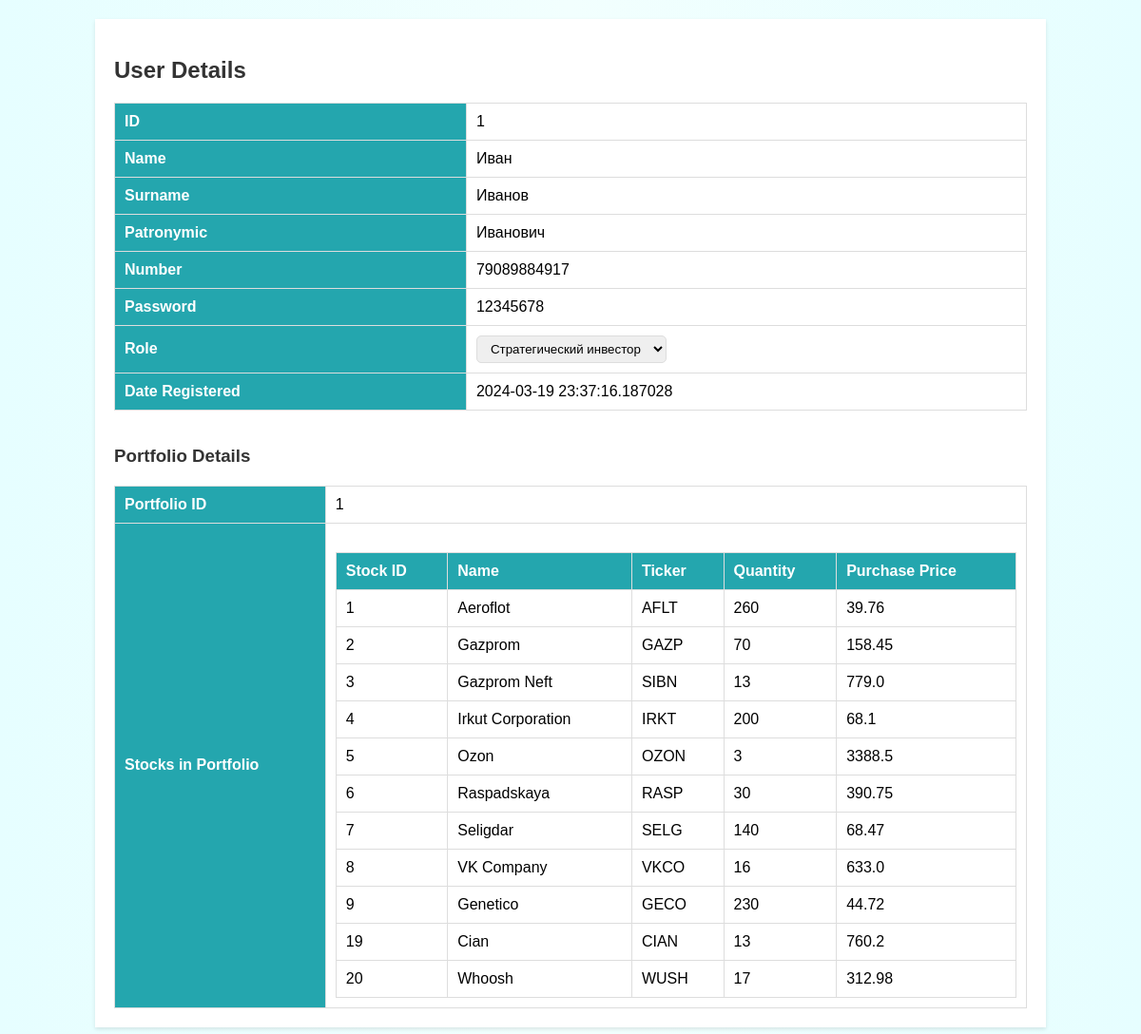
Page /admin/user/1 on the earlier database version.
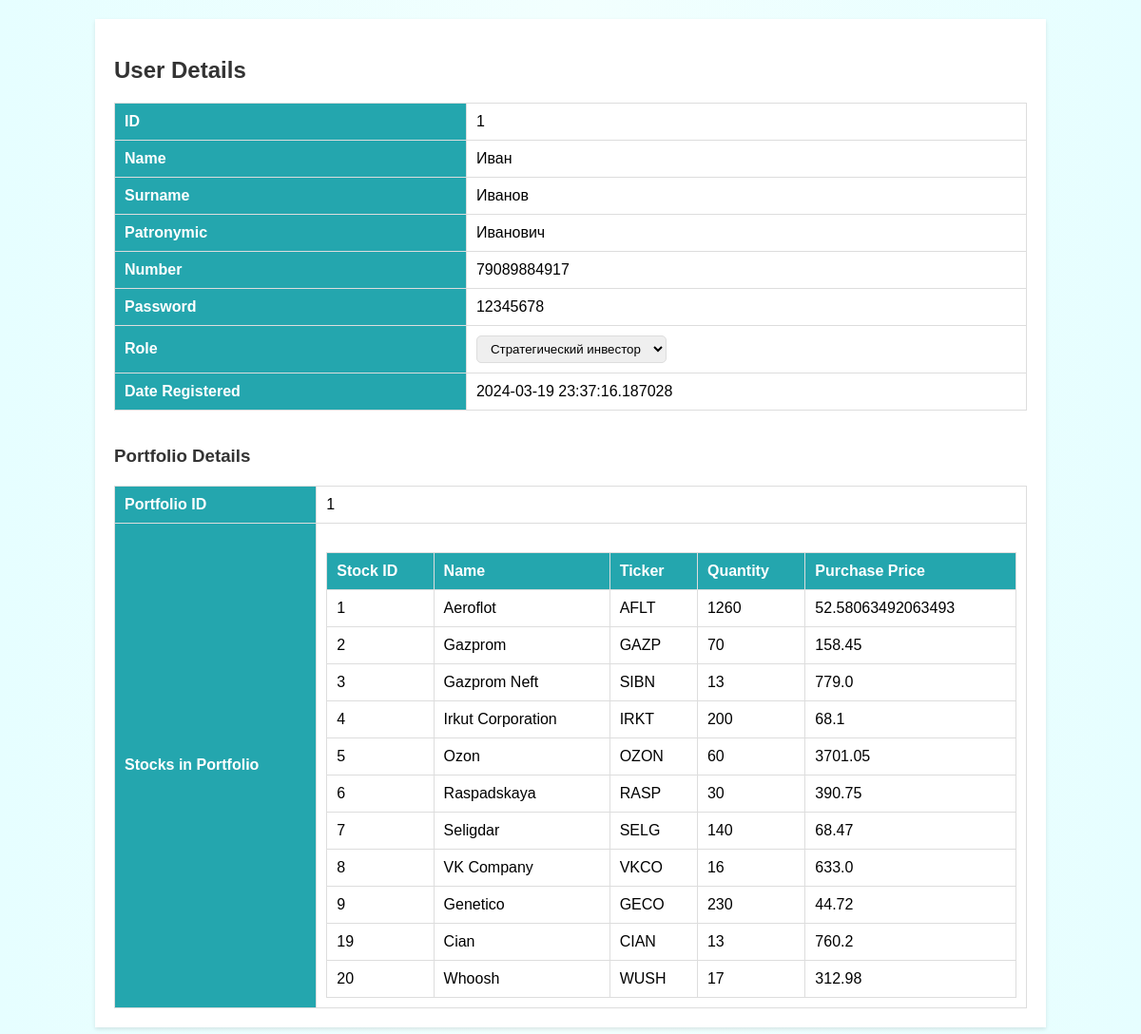
Same page on the later database version.
### models.py (models this page shows)
class User(db.Model):
    __tablename__ = 'users'
    id = db.Column(db.Integer, primary_key=True)
    name = db.Column(db.String(30), nullable=False)
    surname = db.Column(db.String(30), nullable=False)
    patronymic = db.Column(db.String(30), nullable=False)
    num = db.Column(db.String(11), nullable=False)
    password = db.Column(db.String(20), nullable=False)
    role = db.Column(db.String(50), nullable=False, default="Investor")
    date_registered = db.Column(db.DateTime, default=datetime.now())
    portfolio = db.relationship('InvestorPortfolio', backref='user', uselist=False, lazy=True, cascade="all, delete-orphan")
    managed_funds = db.relationship('InvestmentFund', backref='manager', lazy=True, cascade="all, delete-orphan")
    investments = db.relationship('Investment', backref='investor', lazy=True, cascade="all, delete-orphan")
    published_news = db.relationship('MarketNews', backref='publisher', lazy=True, cascade="all, delete-orphan")
    forecasts = db.relationship('Forecast', backref='creator', lazy=True, cascade="all, delete-orphan")
    created_strategies = db.relationship('Strategy', backref='author', lazy=True, cascade="all, delete-orphan")
    subscriptions = db.relationship('Subscription', backref='subscriber', lazy=True, cascade="all, delete-orphan")

class InvestorPortfolio(db.Model):
    __tablename__ = 'investor_portfolios'
    id = db.Column(db.Integer, db.ForeignKey('users.id'), primary_key=True)
    free_funds = db.Column(db.Float, nullable=False, default=1000.0)  # Свободные средства для инвестирования (подарочные 1000)
    stocks = db.relationship('Stock', backref='portfolio', lazy='dynamic')

class Stock(db.Model):
    __tablename__ = 'stocks'
    id = db.Column(db.Integer, primary_key=True)
    name = db.Column(db.String(100), nullable=False)
    tiker = db.Column(db.String(10), nullable=False)
    quantity = db.Column(db.Integer, nullable=False)
    purchase_price = db.Column(db.Float, nullable=False)
    portfolio_id = db.Column(db.Integer, db.ForeignKey('investor_portfolios.id'))

### admin.py (the view)
@admin_bp.route('/user/<int:user_id>')
def user_details(user_id):
    user = User.query.get_or_404(user_id)
    stocks = []
    if user.portfolio:
        stocks = user.portfolio.stocks.all()
    return render_template('user_details.html', user=user, stocks=stocks)

### templates/user_details.html (shortened to what this page needs)
<!DOCTYPE html>
<html lang="en">
<head>
</head>
<body>
<div class="wrapper">
    <h2>User Details</h2>
    <table>
        <tr>
            <th>ID</th>
            <td>{{ user.id }}</td>
        </tr>
        <tr>
            <th>Name</th>
            <td>{{ user.name }}</td>
        </tr>
        <tr>
            <th>Surname</th>
            <td>{{ user.surname }}</td>
        </tr>
        <tr>
            <th>Patronymic</th>
            <td>{{ user.patronymic }}</td>
        </tr>
        <tr>
            <th>Number</th>
            <td>{{ user.num }}</td>
        </tr>
        <tr>
            <th>Password</th>
            <td>{{ user.password }}</td>
        </tr>
        <tr>
            <th>Role</th>
            <td>
                <select name="role" id="role" onchange="updateUserRole({{ user.id }})">
                    <option value="Стратегический инвестор" {% if user.role == "Strategic_Investor" %}selected{% endif %}>Стратегический инвестор</option>
                </select>
            </td>
        </tr>
        <tr>
            <th>Date Registered</th>
            <td>{{ user.date_registered }}</td>
        </tr>
    </table>
    <br>
    <h3>Portfolio Details</h3>
    {% if user.portfolio %}
    <table>
        <tr>
            <th>Portfolio ID</th>
            <td>{{ user.portfolio.id }}</td>
        </tr>
        <tr>
            <th>Stocks in Portfolio</th>
            <td>
                <table>
                    <tr>
                        <th>Stock ID</th>
                        <th>Name</th>
                        <th>Ticker</th>
                        <th>Quantity</th>
                        <th>Purchase Price</th>
                    </tr>
                    {% if stocks %}
                        {% for stock in stocks %}
                            <tr>
                                <td>{{ stock.id }}</td>
                                <td>{{ stock.name }}</td>
                                <td>{{ stock.tiker }}</td>
                                <td>{{ stock.quantity }}</td>
                                <td>{{ stock.purchase_price }}</td>
                            </tr>
                        {% endfor %}
                    {% else %}
                <tr>
                    <td colspan="5">У пользователя нет акций.</td>
                </tr>
                {% endif %}
                </table>
            </td>
        </tr>
    </table>
    {% else %}
    <p>No portfolio found for this user.</p>
    {% endif %}
</div>
</body>
</html>

### templates/user_details.html (style rules this page uses)
body { font-family: Arial, sans-serif; margin: 0; padding: 0; background: rgb(230,254,255); background: linear-gradient(90deg, rgba(230,254,255,1) 0%, rgba(242,255,254,1) 50%, rgba(230,254,255,1) 100%); }
.wrapper { width: 80%; margin: 20px auto; background-color: #fff; padding: 20px; box-shadow: 0 2px 4px rgba(0, 0, 0, 0.1); }
table { width: 100%; border-collapse: collapse; margin-top: 20px; }
th, td { border: 1px solid #ddd; padding: 10px; text-align: left; }
th { background: #24A6AE; color: white; }
select { padding: 5px 10px; border-radius: 5px; border: 1px solid #ddd; }
h2, h3 { color: #333; }

Differences in the rows shown:
changed Stock "Aeroflot": quantity "260" → "1260"; purchase_price "39.76" → "52.58063492063493"
changed Stock "Ozon": quantity "3" → "60"; purchase_price "3388.5" → "3701.05"
